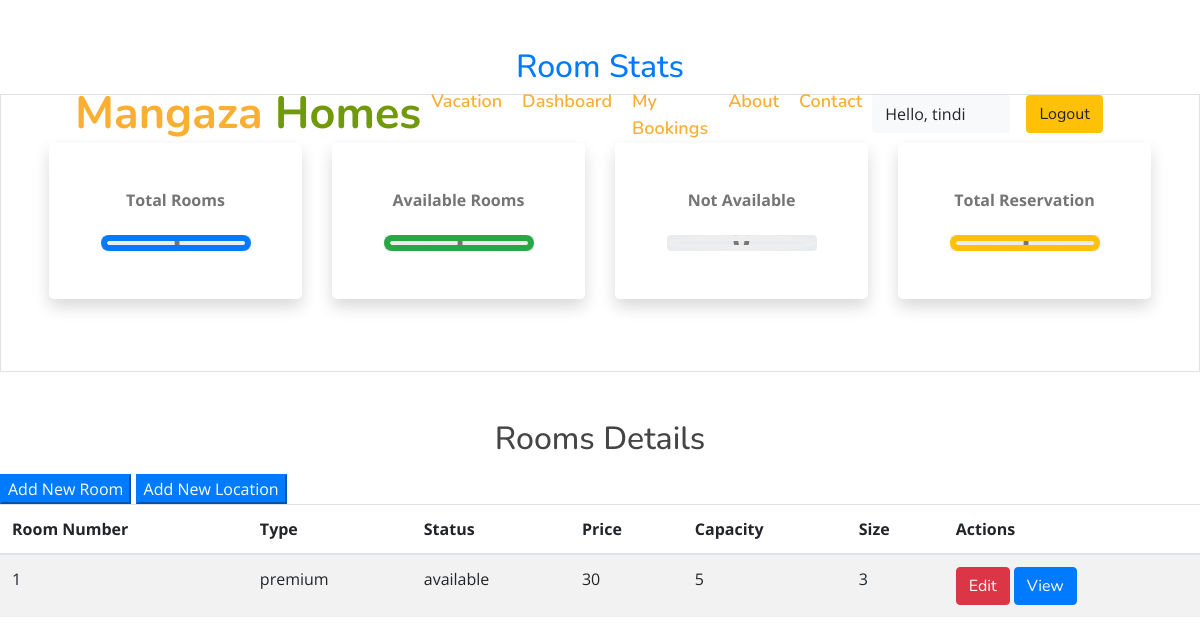
Page /staff/panel (signed in) on the committed database.
### home/models.py (models this page shows, shortened)
class Rooms(models.Model):
    ROOM_STATUS = (
        ("1", "available"),
        ("2", "not available"),
    )
    ROOM_TYPE = (
        ("1", "premium"),
        ("2", "deluxe"),
        ("3", "basic"),
    )
    room_type = models.CharField(max_length=50, choices=ROOM_TYPE)
    capacity = models.IntegerField()
    price = models.IntegerField()
    size = models.IntegerField()
    hotel = models.ForeignKey(Hotels, on_delete=models.CASCADE)
    status = models.CharField(choices=ROOM_STATUS, max_length=15)
    roomnumber = models.IntegerField()

### home/views.py (the view)
# urls.py: path('staff/panel', views.panel, name="staffpanel"),
@login_required(login_url='/staff')
def panel(request):
    if request.user.is_staff == False:
        return HttpResponse('Access Denied')
    rooms = Rooms.objects.all()
    total_rooms = len(rooms)
    available_rooms = len(Rooms.objects.all().filter(status='1'))
    unavailable_rooms = len(Rooms.objects.all().filter(status='2'))
    reserved = len(Reservation.objects.all())
    hotel = Hotels.objects.values_list('location', 'id').distinct().order_by()
    response = render(request, 'staff/panel.html',
                      {'location': hotel, 'reserved': reserved, 'rooms': rooms, 'total_rooms': total_rooms,
                       'available': available_rooms, 'unavailable': unavailable_rooms})
    return HttpResponse(response)

### home/templatetags/app_tags.py (called while the page is built)
@register.filter
def percentage(value1, value2=100):
    return int(value1) / int(value2) * 100

### template/staff/panel.html (shortened to what this page needs)
{% extends 'basic.html' %} {% block title %} staff panel {% endblock title %}  {% block body %}
<section class="my-5 ">
    {%load app_tags%}
    <h2 class="text-center text-primary">Room Stats</h2>
    <div class="container-fluid px-5 py-5 border">
        <div class="row">
            <div class="col-xl-3 col-lg-6 col-sm-12 mb-4 ">
                <div class="bg-white rounded-lg p-5 shadow">
                    <h2 class="h6 font-weight-bold text-center mb-4">Total Rooms</h2>
                    <div class="progress mx-auto" data-value={{ total_rooms|percentage:total_rooms}}>
                        <span class="progress-left">
                                    <span class="progress-bar border-primary"></span>
                        </span>
                        <span class="progress-right">
                                    <span class="progress-bar border-primary"></span>
                        </span>
                        <div class="progress-value w-100 h-100 rounded-circle d-flex align-items-center justify-content-center">
                            <div class="h2 font-weight-bold">{{ total_rooms}}</div>
                        </div>
                    </div>
                </div>
            </div>
            <div class="col-xl-3 col-lg-6 col-sm-12 mb-4">
                <div class="bg-white rounded-lg p-5 shadow">
                    <h2 class="h6 font-weight-bold text-center mb-4">Available Rooms</h2>
                    <div class="progress mx-auto" data-value={{ available|percentage:total_rooms}}>
                        <span class="progress-left">
                                    <span class="progress-bar border-success"></span>
                        </span>
                        <span class="progress-right">
                                    <span class="progress-bar border-success"></span>
                        </span>
                        <div class="progress-value w-100 h-100 rounded-circle d-flex align-items-center justify-content-center">
                            <div class="h2 font-weight-bold">{{ available}}</div>
                        </div>
                    </div>
                </div>
            </div>
            <div class="col-xl-3 col-lg-6 col-sm-12 mb-4">
                <div class="bg-white rounded-lg p-5 shadow">
                    <h2 class="h6 font-weight-bold text-center mb-4">Not Available</h2>
                    <div class="progress mx-auto" data-value={{ unavailable|percentage:total_rooms}}>
                        <span class="progress-left">
                        </span>
                        <span class="progress-right">
                        </span>
                        <div class="progress-value w-100 h-100 rounded-circle d-flex align-items-center justify-content-center">
                            <div class="h2 font-weight-bold">{{ unavailable}}</div>
                        </div>
                    </div>
                </div>
            </div>
            <div class="col-xl-3 col-lg-6 col-sm-12 mb-4">
                <div class="bg-white rounded-lg p-5 shadow">
                    <h2 class="h6 font-weight-bold text-center mb-4">Total Reservation</h2>
                    <div class="progress mx-auto" data-value={{reserved |percentage:total_rooms}}>
                        <span class="progress-left">
                                    <span class="progress-bar border-warning"></span>
                        </span>
                        <span class="progress-right">
                                    <span class="progress-bar border-warning"></span>
                        </span>
                        <div class="progress-value w-100 h-100 rounded-circle d-flex align-items-center justify-content-center">
                            <div class="h2 font-weight-bold">{{reserved}}</div>
                        </div>
                    </div>
                </div>
            </div>
        </div>
    </div>
</section>
<h2 class="text-center pb-2">Rooms Details</h2>
<Button class="btn-group btn-primary" data-toggle="modal" data-target="#newroom">Add New Room</Button>
<Button class="btn-group btn-primary " data-toggle="modal" data-target="#newlocation">Add New Location</Button>
<table class="table table-striped  ">
    <thead>
        <th>Room Number</th>
        <th>Type</th>
        <th>Status</th>
        <th>Price</th>
        <th>Capacity</th>
        <th>Size</th>
        <th colspan="2">Actions</th>
    </thead>
    {% if rooms %} {% for each_room in rooms %}
    <tr>
        <td>{{each_room.roomnumber}}</td>
        <td>{{each_room.get_room_type_display}}</td>
        <td>{{each_room.get_status_display}}</td>
        <td>{{each_room.price}}</td>
        <td>{{each_room.capacity}}</td>
        <td>{{each_room.size}}</td>
        <td colspan="2">
            <a href="/staff/panel/edit-room?roomid={{each_room.id}}"><Button class="btn btn-danger">Edit</Button></a>
            <a href="/staff/panel/view-room?roomid={{each_room.id}}"><Button class="btn btn-primary">View</Button></a>
        </td>
    </tr>
    {% endfor %} {% endif %}
</table>
{% endblock body %}

### template/homeNavbar.html (shortened to what this page needs)
{% load static %}
  <div class="navbar navbar-expand-lg bg-light navbar-light">
    <div class="container-fluid">
        <a href="{% url 'home' %}" class="navbar-brand">Mangaza <span>Homes</span></a>
        <div class="collapse navbar-collapse justify-content-between" id="navbarCollapse">
            <div class="navbar-nav ml-auto">
                <a href="{% url 'vacation' %}" class="nav-item nav-link active">Vacation</a>
                    {% if user.is_staff %}
                    <a href="/staff/panel" class="nav-item nav-link active">Dashboard</a>
                    {% elif user.is_staff == False and user.is_authenticated %}
                    <a href="/user/bookings" class="nav-item nav-link active">My Bookings</a>
                    {% endif %}
                    {% if user.is_staff %}
                    <a href="/staff/allbookings" class="nav-item nav-link active">My Bookings</a>
                    {% endif %}
                    <a href="/about" class="nav-item nav-link active">About</a>
                    <a href="/contact" class="nav-item nav-link active">Contact</a>
            </div>
            {% if user.is_authenticated %}
                      <button class="btn btn-group bg-light" data-toggle="modal" data-target="#forlogin">
                       Hello, {{request.user}}
                       <a href="/logout" class="nav-link">
                    <button class="btn btn-group bg-warning" data-toggle="modal" data-target="#forlogin">
                        Logout
                    </button></a>&nbsp; &nbsp;
                    </button>
                {% endif %}
        </div>
    </div>
</div>

### static/css/style.css (style rules this page uses)
body { color: #757575; background: #ffffff; font-family: 'open sans', sans-serif; }
h1, h2, h3, h4, h5, h6 { color: #454545; font-family: 'Nunito', sans-serif; }
a { font-family: 'Nunito', sans-serif; font-weight: 600; color: #fbaf32; transition: .3s; }
.container-fluid { max-width: 1366px; }
.navbar { position: relative; transition: .5s; z-index: 999; }
.navbar .navbar-brand { margin: 0; color: #fbaf32; font-size: 45px; line-height: 0px; font-weight: 700; font-family: 'Nunito', sans-serif; transition: .5s; }
.navbar .navbar-brand span { color: #719a0a; }
@media (min-width: 992px) { .navbar { position: absolute; width: 100%; padding: 30px 60px; background: transparent !important; z-index: 9; } }
@media (min-width: 992px) { .navbar .navbar-brand { color: #fbaf32; } }
@media (min-width: 992px) { .navbar-light .navbar-nav .nav-link, .navbar-light .navbar-nav .nav-link:focus { padding: 10px 10px 8px 10px; font-family: 'Nunito', sans-serif; color: #ffffff; font-size: 18px; font-weight: 600; } }
@media (min-width: 992px) { .navbar-light .navbar-nav .nav-link:hover, .navbar-light .navbar-nav .nav-link.active { color: #fbaf32; } }

### template/staff/panel.html (style rules this page uses)
.progress { width: 150px; height: 150px; background: none; position: relative; }
.progress::after { content: ""; width: 100%; height: 100%; border-radius: 50%; border: 6px solid #eee; position: absolute; top: 0; left: 0; }
.progress>span { width: 50%; height: 100%; overflow: hidden; position: absolute; top: 0; z-index: 1; }
.progress .progress-left { left: 0; }
.progress .progress-bar { width: 100%; height: 100%; background: none; border-width: 6px; border-style: solid; position: absolute; top: 0; }
.progress .progress-left .progress-bar { left: 100%; border-top-right-radius: 80px; border-bottom-right-radius: 80px; border-left: 0; -webkit-transform-origin: center left; transform-origin: center left; }
.progress .progress-right { right: 0; }
.progress .progress-right .progress-bar { left: -100%; border-top-left-radius: 80px; border-bottom-left-radius: 80px; border-right: 0; -webkit-transform-origin: center right; transform-origin: center right; }
.progress .progress-value { position: absolute; top: 0; left: 0; }
body { min-height: 100vh; }
.rounded-lg { border-radius: 1rem; }

### template/basic.html (style rules this page uses)
a { text-decoration: none; }

### rows in the picture
Rooms: roomnumber "1", room_type "premium", status "available", price "30", capacity "5", size "3"

### other values in the picture
{{ request.user }} "tindi"
